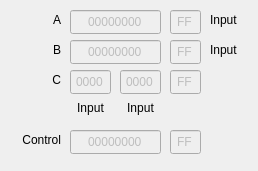
<?xml version="1.0" encoding="UTF-8"?>
<ui version="4.0">
 <class>I8255Window</class>
 <widget class="QDialog" name="I8255Window">
  <property name="geometry">
   <rect>
    <x>0</x>
    <y>0</y>
    <width>258</width>
    <height>171</height>
   </rect>
  </property>
  <property name="windowTitle">
   <string>Dialog</string>
  </property>
  <widget class="QLineEdit" name="hexA">
   <property name="enabled">
    <bool>false</bool>
   </property>
   <property name="geometry">
    <rect>
     <x>170</x>
     <y>10</y>
     <width>31</width>
     <height>24</height>
    </rect>
   </property>
   <property name="text">
    <string notr="true">FF</string>
   </property>
   <property name="alignment">
    <set>Qt::AlignCenter</set>
   </property>
  </widget>
  <widget class="QLineEdit" name="binA">
   <property name="enabled">
    <bool>false</bool>
   </property>
   <property name="geometry">
    <rect>
     <x>70</x>
     <y>10</y>
     <width>91</width>
     <height>24</height>
    </rect>
   </property>
   <property name="text">
    <string notr="true">00000000</string>
   </property>
   <property name="alignment">
    <set>Qt::AlignCenter</set>
   </property>
  </widget>
  <widget class="QLabel" name="label">
   <property name="geometry">
    <rect>
     <x>20</x>
     <y>12</y>
     <width>41</width>
     <height>16</height>
    </rect>
   </property>
   <property name="text">
    <string notr="true">A</string>
   </property>
   <property name="alignment">
    <set>Qt::AlignRight|Qt::AlignTrailing|Qt::AlignVCenter</set>
   </property>
  </widget>
  <widget class="QLabel" name="modeA">
   <property name="geometry">
    <rect>
     <x>210</x>
     <y>12</y>
     <width>41</width>
     <height>16</height>
    </rect>
   </property>
   <property name="text">
    <string>Input</string>
   </property>
  </widget>
  <widget class="QLabel" name="modeB">
   <property name="geometry">
    <rect>
     <x>210</x>
     <y>42</y>
     <width>41</width>
     <height>16</height>
    </rect>
   </property>
   <property name="text">
    <string>Input</string>
   </property>
  </widget>
  <widget class="QLabel" name="label_4">
   <property name="geometry">
    <rect>
     <x>20</x>
     <y>42</y>
     <width>41</width>
     <height>16</height>
    </rect>
   </property>
   <property name="text">
    <string notr="true">B</string>
   </property>
   <property name="alignment">
    <set>Qt::AlignRight|Qt::AlignTrailing|Qt::AlignVCenter</set>
   </property>
  </widget>
  <widget class="QLineEdit" name="hexB">
   <property name="enabled">
    <bool>false</bool>
   </property>
   <property name="geometry">
    <rect>
     <x>170</x>
     <y>40</y>
     <width>31</width>
     <height>24</height>
    </rect>
   </property>
   <property name="text">
    <string notr="true">FF</string>
   </property>
   <property name="alignment">
    <set>Qt::AlignCenter</set>
   </property>
  </widget>
  <widget class="QLineEdit" name="binB">
   <property name="enabled">
    <bool>false</bool>
   </property>
   <property name="geometry">
    <rect>
     <x>70</x>
     <y>40</y>
     <width>91</width>
     <height>24</height>
    </rect>
   </property>
   <property name="text">
    <string notr="true">00000000</string>
   </property>
   <property name="alignment">
    <set>Qt::AlignCenter</set>
   </property>
  </widget>
  <widget class="QLabel" name="label_6">
   <property name="geometry">
    <rect>
     <x>20</x>
     <y>72</y>
     <width>41</width>
     <height>16</height>
    </rect>
   </property>
   <property name="text">
    <string notr="true">C</string>
   </property>
   <property name="alignment">
    <set>Qt::AlignRight|Qt::AlignTrailing|Qt::AlignVCenter</set>
   </property>
  </widget>
  <widget class="QLineEdit" name="hexC">
   <property name="enabled">
    <bool>false</bool>
   </property>
   <property name="geometry">
    <rect>
     <x>170</x>
     <y>70</y>
     <width>31</width>
     <height>24</height>
    </rect>
   </property>
   <property name="text">
    <string notr="true">FF</string>
   </property>
   <property name="alignment">
    <set>Qt::AlignCenter</set>
   </property>
  </widget>
  <widget class="QLineEdit" name="binCH">
   <property name="enabled">
    <bool>false</bool>
   </property>
   <property name="geometry">
    <rect>
     <x>70</x>
     <y>70</y>
     <width>41</width>
     <height>24</height>
    </rect>
   </property>
   <property name="text">
    <string notr="true">0000</string>
   </property>
   <property name="alignment">
    <set>Qt::AlignCenter</set>
   </property>
  </widget>
  <widget class="QLineEdit" name="binCL">
   <property name="enabled">
    <bool>false</bool>
   </property>
   <property name="geometry">
    <rect>
     <x>120</x>
     <y>70</y>
     <width>41</width>
     <height>24</height>
    </rect>
   </property>
   <property name="text">
    <string notr="true">0000</string>
   </property>
   <property name="alignment">
    <set>Qt::AlignCenter</set>
   </property>
  </widget>
  <widget class="QLabel" name="modeCH">
   <property name="geometry">
    <rect>
     <x>70</x>
     <y>100</y>
     <width>41</width>
     <height>16</height>
    </rect>
   </property>
   <property name="text">
    <string>Input</string>
   </property>
   <property name="alignment">
    <set>Qt::AlignCenter</set>
   </property>
  </widget>
  <widget class="QLabel" name="modeCL">
   <property name="geometry">
    <rect>
     <x>120</x>
     <y>100</y>
     <width>41</width>
     <height>16</height>
    </rect>
   </property>
   <property name="text">
    <string>Input</string>
   </property>
   <property name="alignment">
    <set>Qt::AlignCenter</set>
   </property>
  </widget>
  <widget class="QLabel" name="label_9">
   <property name="geometry">
    <rect>
     <x>20</x>
     <y>132</y>
     <width>41</width>
     <height>16</height>
    </rect>
   </property>
   <property name="text">
    <string>Control</string>
   </property>
   <property name="alignment">
    <set>Qt::AlignRight|Qt::AlignTrailing|Qt::AlignVCenter</set>
   </property>
  </widget>
  <widget class="QLineEdit" name="hexD">
   <property name="enabled">
    <bool>false</bool>
   </property>
   <property name="geometry">
    <rect>
     <x>170</x>
     <y>130</y>
     <width>31</width>
     <height>24</height>
    </rect>
   </property>
   <property name="text">
    <string notr="true">FF</string>
   </property>
   <property name="alignment">
    <set>Qt::AlignCenter</set>
   </property>
  </widget>
  <widget class="QLineEdit" name="binD">
   <property name="enabled">
    <bool>false</bool>
   </property>
   <property name="geometry">
    <rect>
     <x>70</x>
     <y>130</y>
     <width>91</width>
     <height>24</height>
    </rect>
   </property>
   <property name="text">
    <string notr="true">00000000</string>
   </property>
   <property name="alignment">
    <set>Qt::AlignCenter</set>
   </property>
  </widget>
 </widget>
 <resources/>
 <connections/>
</ui>
